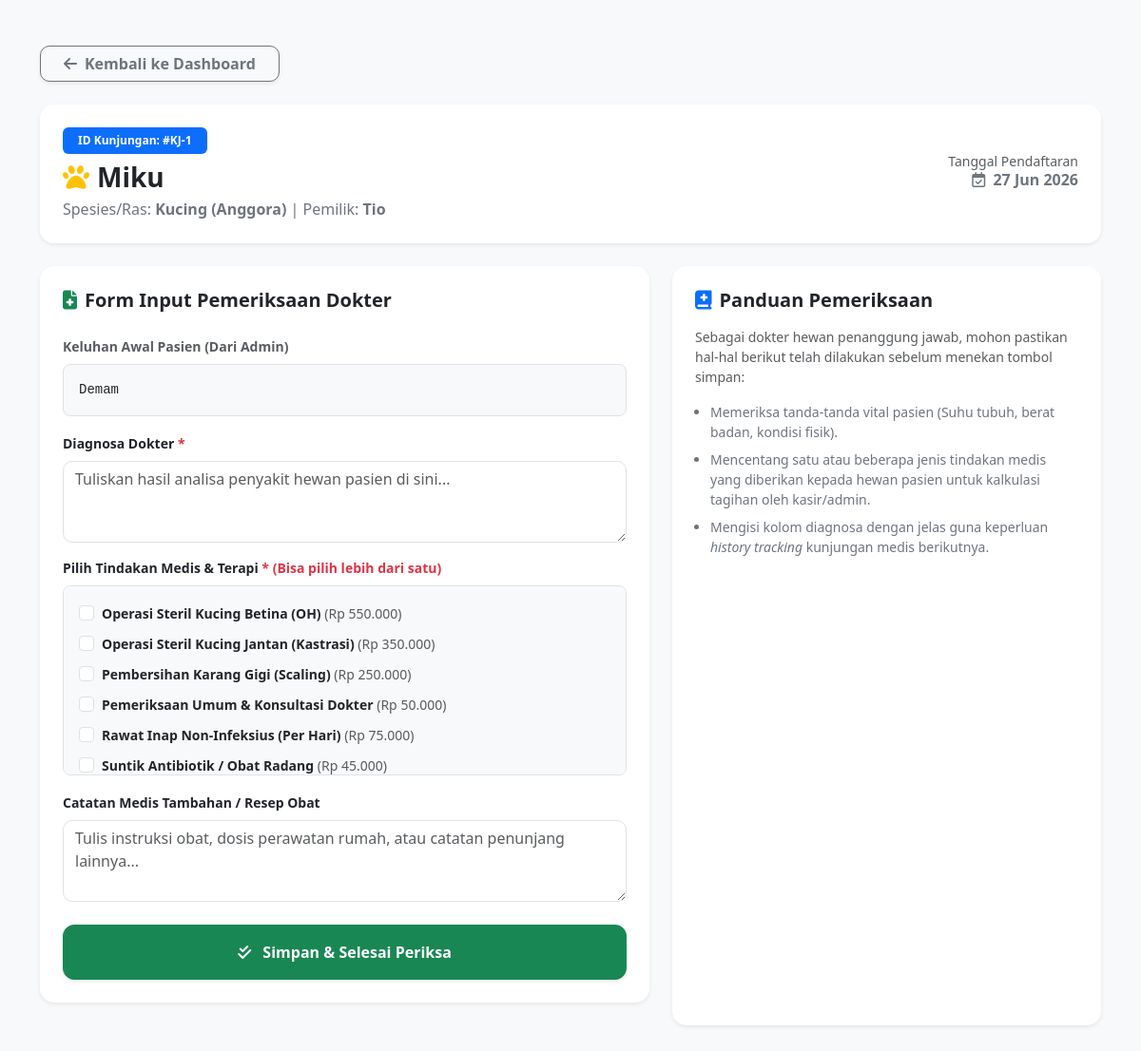
Screenshot of /page/tindakan.php?id_kunjungan=1 (signed in) with the database file from the repository.
### tables this page shows
CREATE TABLE `kunjungan` (
  `ID_Kunjungan` int(11) NOT NULL,
  `ID_Hewan` int(11) DEFAULT NULL,
  `ID_Dokter` int(11) DEFAULT NULL,
  `Tanggal_Kunjungan` date NOT NULL,
  `Keluhan` text,
  `Diagnosa` text,
  `Catatan_Medis` text
);

CREATE TABLE `hewan` (
  `ID_Hewan` int(11) NOT NULL,
  `ID_Pemilik` int(11) DEFAULT NULL,
  `Nama_Hewan` varchar(100) NOT NULL,
  `Spesies` varchar(50) DEFAULT NULL,
  `Ras` varchar(50) DEFAULT NULL,
  `Jenis_Kelamin` enum('Jantan','Betina') DEFAULT NULL,
  `Tanggal_Lahir` date DEFAULT NULL
);

CREATE TABLE `pemilik` (
  `ID_Pemilik` int(11) NOT NULL,
  `Nama_Pemilik` varchar(100) NOT NULL,
  `No_Telepon` varchar(20) DEFAULT NULL,
  `Alamat` text
);

CREATE TABLE `tindakan` (
  `ID_Tindakan` int(11) NOT NULL,
  `Nama_Tindakan` varchar(150) NOT NULL,
  `Biaya` decimal(10,2) NOT NULL DEFAULT '0.00'
);

### page/tindakan.php (the view, shortened to what this page needs)
<?php
include '../config/koneksi.php';
$id_kunjungan = isset($_GET['id_kunjungan']) ? mysqli_real_escape_string($koneksi, $_GET['id_kunjungan']) : '';
$query_pasien = mysqli_query($koneksi, "SELECT k.*, h.Nama_Hewan, h.Spesies, h.Ras, p.Nama_Pemilik
                                        FROM kunjungan k
                                        JOIN hewan h ON k.ID_Hewan = h.ID_Hewan
                                        JOIN pemilik p ON h.ID_Pemilik = p.ID_Pemilik
                                        WHERE k.ID_Kunjungan = '$id_kunjungan'");
$data_pasien = mysqli_fetch_assoc($query_pasien);
?>
<!DOCTYPE html>
<html lang="id">
<head>
    <link href="https://cdn.jsdelivr.net/npm/bootstrap@5.3.0/dist/css/bootstrap.min.css" rel="stylesheet">
    <link rel="stylesheet" href="https://cdnjs.cloudflare.com/ajax/libs/font-awesome/6.4.0/css/all.min.css">
</head>
<body class="bg-light py-5">
    <div class="container">
        <div class="mb-4">
            <a href="../index.php" class="btn btn-outline-secondary px-4 fw-bold shadow-sm" style="border-radius: 10px;">
                <i class="fa-solid fa-arrow-left me-2"></i>Kembali ke Dashboard
            </a>
        </div>
        <div class="card shadow-sm border-0 mb-4" style="border-radius: 15px;">
            <div class="card-body bg-white p-4" style="border-radius: 15px;">
                <div class="row align-items-center">
                    <div class="col-md-8">
                        <span class="badge bg-primary px-3 py-2 mb-2 fw-semibold">ID Kunjungan: #KJ-<?= $data_pasien['ID_Kunjungan']; ?></span>
                        <h3 class="fw-bold text-dark m-0 mb-1"><i class="fa-solid fa-paw text-warning me-2"></i><?= htmlspecialchars($data_pasien['Nama_Hewan']); ?></h3>
                        <p class="text-secondary m-0">Spesies/Ras: <strong><?= htmlspecialchars($data_pasien['Spesies']); ?> (<?= htmlspecialchars($data_pasien['Ras']); ?>)</strong> | Pemilik: <strong><?= htmlspecialchars($data_pasien['Nama_Pemilik']); ?></strong></p>
                    </div>
                    <div class="col-md-4 text-md-end mt-3 mt-md-0">
                        <p class="small text-muted mb-0">Tanggal Pendaftaran</p>
                        <h6 class="fw-bold text-secondary"><i class="fa-regular fa-calendar-check me-1"></i> <?= date('d M Y', strtotime($data_pasien['Tanggal_Kunjungan'])); ?></h6>
                    </div>
                </div>
            </div>
        </div>
        <div class="row">
            <div class="col-lg-7 mb-4">
                <div class="card shadow-sm border-0 p-4 bg-white" style="border-radius: 15px;">
                    <h5 class="fw-bold text-dark mb-4"><i class="fa-solid fa-file-medical text-success me-2"></i>Form Input Pemeriksaan Dokter</h5>
                    <form method="POST" action="">
                        <div class="mb-3">
                            <label class="form-label fw-bold text-muted small">Keluhan Awal Pasien (Dari Admin)</label>
                            <div class="p-3 bg-light border text-dark rounded-3 font-monospace small">
                                <?= htmlspecialchars($data_pasien['Keluhan']); ?>
                            </div>
                        </div>
                        <div class="mb-3">
                            <label class="form-label fw-bold text-dark small">Diagnosa Dokter <span class="text-danger">*</span></label>
                            <textarea name="diagnosa" class="form-control" rows="3" placeholder="Tuliskan hasil analisa penyakit hewan pasien di sini..." style="border-radius: 10px;" required><?= htmlspecialchars($data_pasien['Diagnosa']); ?></textarea>
                        </div>
                        <div class="mb-3">
                            <label class="form-label fw-bold text-dark d-block small">Pilih Tindakan Medis & Terapi <span class="text-danger">* (Bisa pilih lebih dari satu)</span></label>
                            <div class="p-3 bg-light border rounded-3" style="max-height: 200px; overflow-y: auto;">
                                <?php
                                $query_tindakan = mysqli_query($koneksi, "SELECT * FROM tindakan ORDER BY Nama_Tindakan ASC");
                                $tindakan_terpilih_sebelumnya = [];
                                if(mysqli_num_rows($query_tindakan) > 0) {
                                    while($tindakan = mysqli_fetch_assoc($query_tindakan)) {
                                        $checked = in_array($tindakan['ID_Tindakan'], $tindakan_terpilih_sebelumnya) ? "checked" : "";
                                        ?>
                                        <div class="form-check mb-2">
                                            <input class="form-check-input" type="checkbox" name="id_tindakan[]" value="<?= $tindakan['ID_Tindakan']; ?>" id="tindakan_<?= $tindakan['ID_Tindakan']; ?>" <?= $checked; ?>>
                                            <label class="form-check-label text-dark small" for="tindakan_<?= $tindakan['ID_Tindakan']; ?>">
                                                <strong><?= htmlspecialchars($tindakan['Nama_Tindakan']); ?></strong>
                                                <span class="text-muted">(Rp <?= number_format($tindakan['Biaya'], 0, ',', '.'); ?>)</span>
                                            </label>
                                        </div>
                                        <?php
                                    }
                                } else {
                                    echo "<small class='text-danger d-block'>Belum ada master data tindakan medis di sistem. Silakan laporkan admin.</small>";
                                }
                                ?>
                            </div>
                        </div>
                        <div class="mb-4">
                            <label class="form-label fw-bold text-dark small">Catatan Medis Tambahan / Resep Obat</label>
                            <textarea name="catatan_medis" class="form-control" rows="3" placeholder="Tulis instruksi obat, dosis perawatan rumah, atau catatan penunjang lainnya..." style="border-radius: 10px;"><?= htmlspecialchars($data_pasien['Catatan_Medis']); ?></textarea>
                        </div>
                        <button type="submit" class="btn btn-success w-100 py-3 fs-6 fw-bold shadow-sm" style="border-radius: 12px;">
                            <i class="fa-solid fa-check-double me-2"></i> Simpan & Selesai Periksa
                        </button>
                    </form>
                </div>
            </div>
            <div class="col-lg-5">
                <div class="card shadow-sm border-0 p-4 bg-white h-100" style="border-radius: 15px;">
                    <h5 class="fw-bold text-dark mb-3"><i class="fa-solid fa-book-medical text-primary me-2"></i>Panduan Pemeriksaan</h5>
                    <p class="small text-muted">Sebagai dokter hewan penanggung jawab, mohon pastikan hal-hal berikut telah dilakukan sebelum menekan tombol simpan:</p>
                    <ul class="small text-secondary ps-3">
                        <li class="mb-2">Memeriksa tanda-tanda vital pasien (Suhu tubuh, berat badan, kondisi fisik).</li>
                        <li class="mb-2">Mencentang satu atau beberapa jenis tindakan medis yang diberikan kepada hewan pasien untuk kalkulasi tagihan oleh kasir/admin.</li>
                        <li class="mb-2">Mengisi kolom diagnosa dengan jelas guna keperluan <em>history tracking</em> kunjungan medis berikutnya.</li>
                    </ul>
                </div>
            </div>
        </div>
    </div>
</body>
</html>

### rows the page displays
kunjungan: ID_Kunjungan "1", ID_Hewan.Nama_Hewan "Miku", ID_Hewan.Spesies "Kucing", ID_Hewan.Ras "Anggora", pemilik.Nama_Pemilik "Tio", Tanggal_Kunjungan "27 Jun 2026", Keluhan "Demam"
tindakan: Nama_Tindakan "Operasi Steril Kucing Betina (OH)", Biaya "550.000"
tindakan: Nama_Tindakan "Operasi Steril Kucing Jantan (Kastrasi)", Biaya "350.000"
tindakan: Nama_Tindakan "Pembersihan Karang Gigi (Scaling)", Biaya "250.000"
tindakan: Nama_Tindakan "Pemeriksaan Umum & Konsultasi Dokter", Biaya "50.000"
tindakan: Nama_Tindakan "Rawat Inap Non-Infeksius (Per Hari)", Biaya "75.000"
tindakan: Nama_Tindakan "Suntik Antibiotik / Obat Radang", Biaya "45.000"
